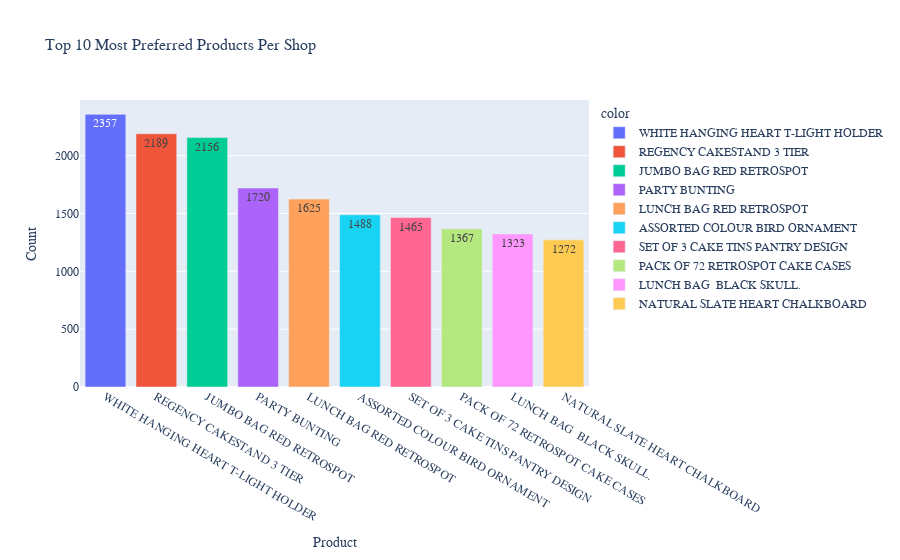

The cell this chart's notebook holds for it:
### Code cell
# Get the top 10 most preferred products
most_preferred_products = df['Description'].value_counts()[:10]

# Create the bar plot
fig = px.bar(x=most_preferred_products.index,
             y=most_preferred_products.values,
             color=most_preferred_products.index,
             text=most_preferred_products.values,
             title="Top 10 Most Preferred Products Per Shop",
             labels={'x': 'Product', 'y': 'Count'})

# Update layout for better appearance
fig.update_layout(
    xaxis_title="Product",
    yaxis_title="Count",
    font=dict(size=12, family="Arial"),
    title_font=dict(size=16, family="Arial")
)

# Show the plot
fig.show()

### Figure 1 — Plotly figure (JSON) as saved in the notebook; plotly's stock layout.template omitted (floating-point values rounded to 4 significant figures)
{"data": [{"alignmentgroup": "True", "hovertemplate": "color=WHITE HANGING HEART T-LIGHT HOLDER<br>Product=%{x}<br>Count=%{y}<br>text=%{text}<extra></extra>", "legendgroup": "WHITE HANGING HEART T-LIGHT HOLDER", "marker": {"color": "#636efa", "pattern": {"shape": ""}}, "name": "WHITE HANGING HEART T-LIGHT HOLDER", "offsetgroup": "WHITE HANGING HEART T-LIGHT HOLDER", "orientation": "v", "showlegend": true, "text": [2357], "textposition": "auto", "type": "bar", "x": ["WHITE HANGING HEART T-LIGHT HOLDER"], "xaxis": "x", "y": [2357], "yaxis": "y"}, {"alignmentgroup": "True", "hovertemplate": "color=REGENCY CAKESTAND 3 TIER<br>Product=%{x}<br>Count=%{y}<br>text=%{text}<extra></extra>", "legendgroup": "REGENCY CAKESTAND 3 TIER", "marker": {"color": "#EF553B", "pattern": {"shape": ""}}, "name": "REGENCY CAKESTAND 3 TIER", "offsetgroup": "REGENCY CAKESTAND 3 TIER", "orientation": "v", "showlegend": true, "text": [2189], "textposition": "auto", "type": "bar", "x": ["REGENCY CAKESTAND 3 TIER"], "xaxis": "x", "y": [2189], "yaxis": "y"}, {"alignmentgroup": "True", "hovertemplate": "color=JUMBO BAG RED RETROSPOT<br>Product=%{x}<br>Count=%{y}<br>text=%{text}<extra></extra>", "legendgroup": "JUMBO BAG RED RETROSPOT", "marker": {"color": "#00cc96", "pattern": {"shape": ""}}, "name": "JUMBO BAG RED RETROSPOT", "offsetgroup": "JUMBO BAG RED RETROSPOT", "orientation": "v", "showlegend": true, "text": [2156], "textposition": "auto", "type": "bar", "x": ["JUMBO BAG RED RETROSPOT"], "xaxis": "x", "y": [2156], "yaxis": "y"}, {"alignmentgroup": "True", "hovertemplate": "color=PARTY BUNTING<br>Product=%{x}<br>Count=%{y}<br>text=%{text}<extra></extra>", "legendgroup": "PARTY BUNTING", "marker": {"color": "#ab63fa", "pattern": {"shape": ""}}, "name": "PARTY BUNTING", "offsetgroup": "PARTY BUNTING", "orientation": "v", "showlegend": true, "text": [1720], "textposition": "auto", "type": "bar", "x": ["PARTY BUNTING"], "xaxis": "x", "y": [1720], "yaxis": "y"}, {"alignmentgroup": "True", "hovertemplate": "color=LUNCH BAG RED RETROSPOT<br>Product=%{x}<br>Count=%{y}<br>text=%{text}<extra></extra>", "legendgroup": "LUNCH BAG RED RETROSPOT", "marker": {"color": "#FFA15A", "pattern": {"shape": ""}}, "name": "LUNCH BAG RED RETROSPOT", "offsetgroup": "LUNCH BAG RED RETROSPOT", "orientation": "v", "showlegend": true, "text": [1625], "textposition": "auto", "type": "bar", "x": ["LUNCH BAG RED RETROSPOT"], "xaxis": "x", "y": [1625], "yaxis": "y"}, {"alignmentgroup": "True", "hovertemplate": "color=ASSORTED COLOUR BIRD ORNAMENT<br>Product=%{x}<br>Count=%{y}<br>text=%{text}<extra></extra>", "legendgroup": "ASSORTED COLOUR BIRD ORNAMENT", "marker": {"color": "#19d3f3", "pattern": {"shape": ""}}, "name": "ASSORTED COLOUR BIRD ORNAMENT", "offsetgroup": "ASSORTED COLOUR BIRD ORNAMENT", "orientation": "v", "showlegend": true, "text": [1488], "textposition": "auto", "type": "bar", "x": ["ASSORTED COLOUR BIRD ORNAMENT"], "xaxis": "x", "y": [1488], "yaxis": "y"}, {"alignmentgroup": "True", "hovertemplate": "color=SET OF 3 CAKE TINS PANTRY DESIGN <br>Product=%{x}<br>Count=%{y}<br>text=%{text}<extra></extra>", "legendgroup": "SET OF 3 CAKE TINS PANTRY DESIGN ", "marker": {"color": "#FF6692", "pattern": {"shape": ""}}, "name": "SET OF 3 CAKE TINS PANTRY DESIGN ", "offsetgroup": "SET OF 3 CAKE TINS PANTRY DESIGN ", "orientation": "v", "showlegend": true, "text": [1465], "textposition": "auto", "type": "bar", "x": ["SET OF 3 CAKE TINS PANTRY DESIGN "], "xaxis": "x", "y": [1465], "yaxis": "y"}, {"alignmentgroup": "True", "hovertemplate": "color=PACK OF 72 RETROSPOT CAKE CASES<br>Product=%{x}<br>Count=%{y}<br>text=%{text}<extra></extra>", "legendgroup": "PACK OF 72 RETROSPOT CAKE CASES", "marker": {"color": "#B6E880", "pattern": {"shape": ""}}, "name": "PACK OF 72 RETROSPOT CAKE CASES", "offsetgroup": "PACK OF 72 RETROSPOT CAKE CASES", "orientation": "v", "showlegend": true, "text": [1367], "textposition": "auto", "type": "bar", "x": ["PACK OF 72 RETROSPOT CAKE CASES"], "xaxis": "x", "y": [1367], "yaxis": "y"}, {"alignmentgroup": "True", "hovertemplate": "color=LUNCH BAG  BLACK SKULL.<br>Product=%{x}<br>Count=%{y}<br>text=%{text}<extra></extra>", "legendgroup": "LUNCH BAG  BLACK SKULL.", "marker": {"color": "#FF97FF", "pattern": {"shape": ""}}, "name": "LUNCH BAG  BLACK SKULL.", "offsetgroup": "LUNCH BAG  BLACK SKULL.", "orientation": "v", "showlegend": true, "text": [1323], "textposition": "auto", "type": "bar", "x": ["LUNCH BAG  BLACK SKULL."], "xaxis": "x", "y": [1323], "yaxis": "y"}, {"alignmentgroup": "True", "hovertemplate": "color=NATURAL SLATE HEART CHALKBOARD <br>Product=%{x}<br>Count=%{y}<br>text=%{text}<extra></extra>", "legendgroup": "NATURAL SLATE HEART CHALKBOARD ", "marker": {"color": "#FECB52", "pattern": {"shape": ""}}, "name": "NATURAL SLATE HEART CHALKBOARD ", "offsetgroup": "NATURAL SLATE HEART CHALKBOARD ", "orientation": "v", "showlegend": true, "text": [1272], "textposition": "auto", "type": "bar", "x": ["NATURAL SLATE HEART CHALKBOARD "], "xaxis": "x", "y": [1272], "yaxis": "y"}], "layout": {"barmode": "relative", "font": {"family": "Arial", "size": 12}, "legend": {"title": {"text": "color"}, "tracegroupgap": 0}, "title": {"font": {"family": "Arial", "size": 16}, "text": "Top 10 Most Preferred Products Per Shop"}, "xaxis": {"anchor": "y", "domain": [0, 1], "title": {"text": "Product"}}, "yaxis": {"anchor": "x", "domain": [0, 1], "title": {"text": "Count"}}}}
